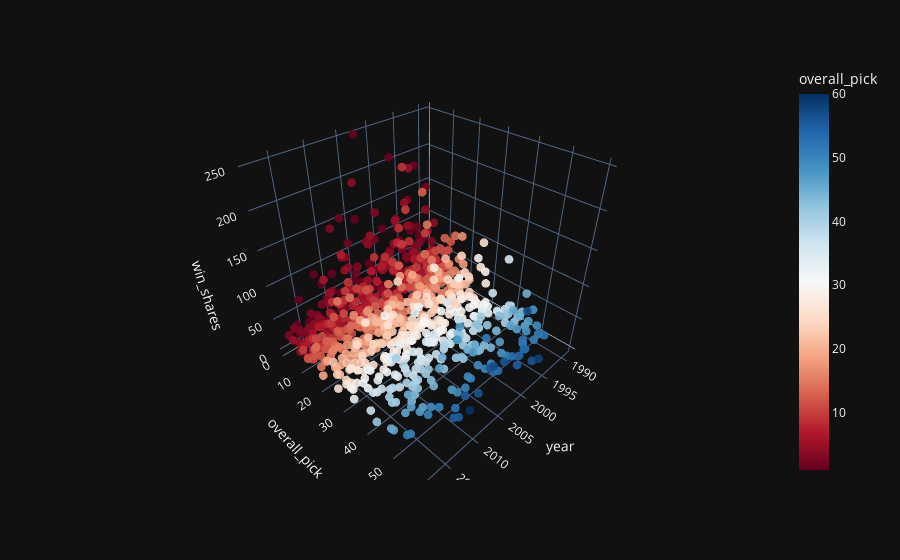

This figure's notebook cell:
### Code cell
df = df[df["games"] > 245] #Ensure players have played 3 seasons worth of games

fig = px.scatter_3d(df, x = "year", y = "overall_pick" , z = "win_shares",
                    opacity = 0.9, hover_data = ["player"],
                    color = "overall_pick", color_continuous_scale = "RdBu")

fig.update_traces(marker = dict(size = 3)) #make markers smaller
fig.update_layout(template="plotly_dark")

fig.show()

#Win shares closer resemble the total points category, so is it evident to say more points contribute to greater winning ability

### Figure 1 — Plotly figure (JSON) as saved in the notebook; plotly's stock layout.template omitted (floating-point values rounded to 4 significant figures; data arrays with more than 128 entries replaced by an {"elided": "..."} marker saying what was removed)
{"data": [{"customdata": {"elided": "817x1 str values"}, "hovertemplate": "year=%{x}<br>overall_pick=%{marker.color}<br>win_shares=%{z}<br>player=%{customdata[0]}<extra></extra>", "legendgroup": "", "marker": {"color": {"elided": "817 int values"}, "coloraxis": "coloraxis", "opacity": 0.9, "size": 3, "symbol": "circle"}, "mode": "markers", "name": "", "scene": "scene", "showlegend": false, "type": "scatter3d", "x": {"elided": "817 int values"}, "y": {"elided": "817 int values"}, "z": {"elided": "817 float values"}}], "layout": {"coloraxis": {"colorbar": {"title": {"text": "overall_pick"}}, "colorscale": [[0, "rgb(103,0,31)"], [0.1, "rgb(178,24,43)"], [0.2, "rgb(214,96,77)"], [0.3, "rgb(244,165,130)"], [0.4, "rgb(253,219,199)"], [0.5, "rgb(247,247,247)"], [0.6, "rgb(209,229,240)"], [0.7, "rgb(146,197,222)"], [0.8, "rgb(67,147,195)"], [0.9, "rgb(33,102,172)"], [1, "rgb(5,48,97)"]]}, "legend": {"tracegroupgap": 0}, "margin": {"t": 60}, "scene": {"domain": {"x": [0, 1], "y": [0, 1]}, "xaxis": {"title": {"text": "year"}}, "yaxis": {"title": {"text": "overall_pick"}}, "zaxis": {"title": {"text": "win_shares"}}}}}
